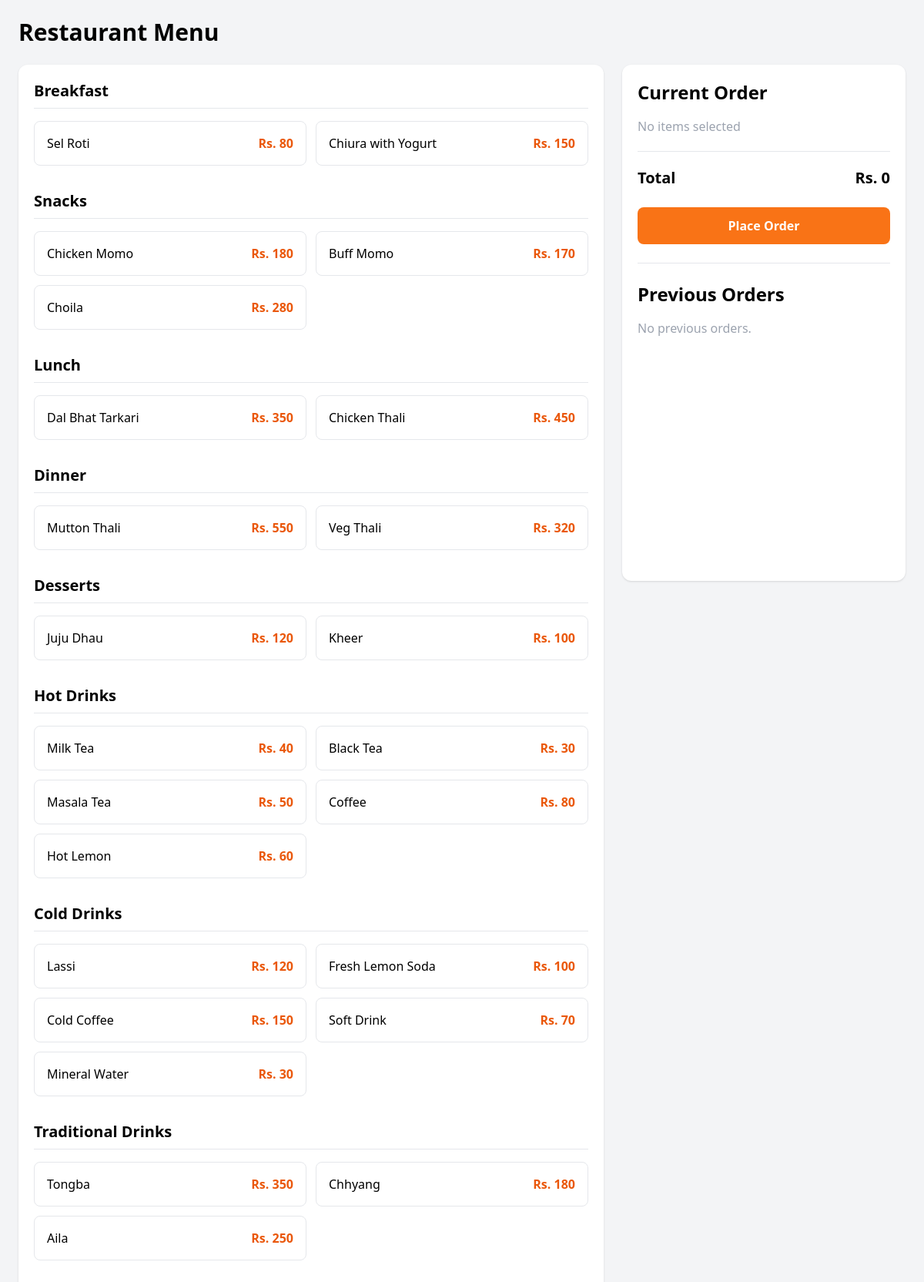
The page /orders/menu/16/ (signed in) on the database as committed earlier.
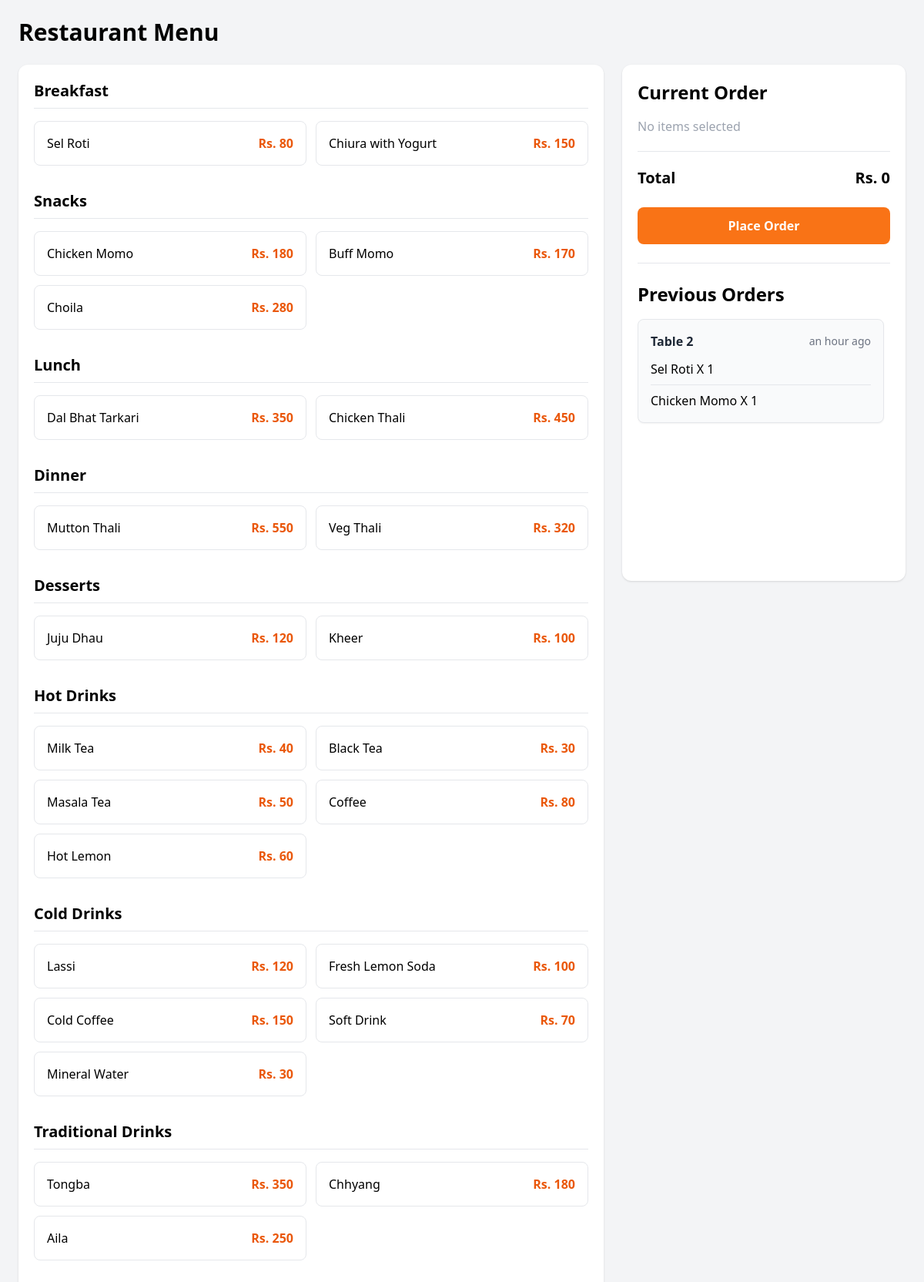
The same page on the database as committed later.
### orders/models.py (models this page shows, shortened)
class Category(models.Model):
    name = models.CharField(max_length=150)
    class Meta:
        verbose_name_plural = 'Categories'
    def __str__(self):
        return self.name

class MenuItem(models.Model):
    category = models.ForeignKey(Category, on_delete=models.CASCADE, related_name='items')
    name = models.CharField(max_length=200)
    price = models.PositiveIntegerField()
    description = models.TextField(null = True, blank = True)
    def __str__(self):
        return self.name

class Order(models.Model):
    class ORDER_STATUS(models.TextChoices):
        PREPARING = 'p', 'Preparing'
        READY = 'r', 'Ready'
        SERVED = 's', 'Served'
        BILLED = 'b', 'Billed'
    id = models.UUIDField(primary_key=True, default=uuid.uuid4, editable=False)
    table = models.ForeignKey(Table, on_delete=models.PROTECT, related_name='orders')
    status = models.CharField(max_length=2, choices=ORDER_STATUS, default=ORDER_STATUS.PREPARING)
    created_at =  models.DateTimeField(auto_now_add=True)

class Table(models.Model):
    name = models.CharField(max_length=20)
    is_reserved = models.BooleanField(default=False, null=True)
    def __str__(self):
        return self.name

class OrderItem(models.Model):
    order = models.ForeignKey(Order, on_delete=models.PROTECT, related_name='items')
    menu_item = models.ForeignKey(MenuItem, on_delete=models.PROTECT, related_name='order_items')
    price = models.PositiveIntegerField()
    quantity = models.PositiveIntegerField(default=1)
    def __str__(self):
        return f"{self.menu_item} X {self.quantity}"

### orders/views.py (the view, shortened to what this page needs)
# urls.py: path("menu/<table_id>/", views.menu_view, name="menu_view_url"),
@role_required([User.ROLE_CHOICES.WAITER])
def menu_view(request, table_id):
    categories = Category.objects.all()
    orders = Order.objects.filter(table_id=table_id).exclude(status=Order.ORDER_STATUS.BILLED).order_by('-created_at')
    return render(request, 'orders/menu.html',{
        'categories': categories,
        'table_id': table_id ,
        'orders': orders
    })

### orders/templates/orders/menu.html (shortened to what this page needs)
{% load humanize %}
<html lang="en">
  <head>
    <script src="https://cdn.tailwindcss.com"></script>
  </head>
<body class="bg-gray-100">
<div class="max-w-7xl mx-auto p-6">
    <h1 class="text-3xl font-bold mb-6">
        Restaurant Menu
    </h1>
    <div class="grid grid-cols-1 lg:grid-cols-3 gap-6">
        <div class="lg:col-span-2 bg-white rounded-xl shadow p-5">
            {% for category in categories %}
            <div class="mb-8">
                <h2 class="text-xl font-bold border-b pb-2 mb-4">
                    {{ category }}
                </h2>
                <div class="grid md:grid-cols-2 gap-3">
                    {% for item in category.items.all %}
                    <div
                        class="menu-item cursor-pointer border rounded-lg p-4 hover:bg-orange-100 hover:border-orange-400 transition"
                        data-id="{{ item.id }}"
                        data-name="{{ item.name }}"
                        data-price="{{ item.price }}"
                    >
                        <div class="flex justify-between items-center">
                            <span class="font-medium">
                                {{ item.name }}
                            </span>
                            <span class="font-bold text-orange-600">
                                Rs. {{ item.price }}
                            </span>
                        </div>
                    </div>
                    {% endfor %}
                </div>
            </div>
            {% endfor %}
        </div>
        <form class="bg-white rounded-xl shadow p-5 sticky top-5 h-fit" method="post">
            <h2 class="text-2xl font-bold mb-4">
                Current Order
            </h2>
            <div id="selected-menu-items" class="space-y-3">
                <p class="text-gray-400">
                    No items selected
                </p>
            </div>
            <hr class="my-5">
            <div class="flex justify-between text-xl font-bold">
                <span>Total</span>
                <span id="total-price">
                    Rs. 0
                </span>
            </div>
            <button id = "place-order-btn"
                class="mt-6 w-full bg-orange-500 hover:bg-orange-600 text-white py-3 rounded-lg font-semibold"
            >
                Place Order
            </button>
<hr class="my-6">
<h2 class="text-2xl font-bold mb-4">
    Previous Orders
</h2>
<div class="max h-80 overflow-y-auto pr-2 space-y-4">
    {% if orders %}
        {% for order in orders %}
            <div class="bg-gray-50 border rounded-lg p-4 shadow-sm">
                <div class="flex justify-between items-center mb-3">
                    <span class="font-semibold text-gray-800">
                         {{ order.table }}
                    </span>
                    <span class="text-sm text-gray-500">
                        {{ order.created_at|naturaltime }}
                    </span>
                </div>
                <ul class="space-y-2">
                    {% for item in order.items.all %}
                        <li class="border-b last:border-b-0 pb-2 last:pb-0">
                            {{ item }}
                        </li>
                    {% endfor %}
                </ul>
            </div>
        {% endfor %}
    {% else %}
        <p class="text-gray-400">No previous orders.</p>
    {% endif %}
</div>
        </form>
    </div>
</div>
</body>
</html>

Rows that differ between the two databases and show on the page:
added Order: table "Table 2", created_at "an hour ago"
added OrderItem: menu_item+quantity "Sel Roti X 1"
added OrderItem: menu_item+quantity "Chicken Momo X 1"
Other text that changed with them:
text no longer shown: "No previous orders."
